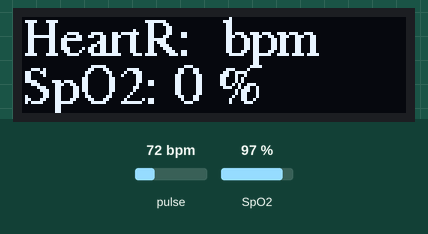
Simulated run of this sketch. Board: ESP8266 (NodeMCU). Shown: 128×32 one-colour display. The test bench sets the inputs (shaded band); at power-on: pulse 72 bpm, SpO2 97 %. WiFi joins after 1.5 s; servers stay silent unless stated; what the sketch prints to the serial monitor is not drawn.

Above: at 5.4 s.
5.5 s: pulse set to 42 bpm
At 7.4 s:
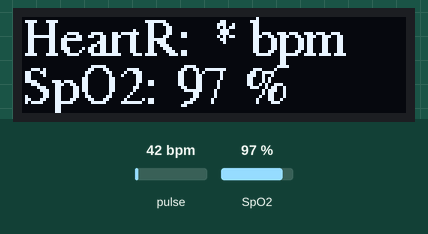
8.3 s: pulse set to 70 bpm
At 10.0 s:
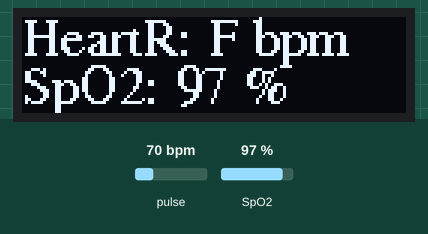
10.4 s: pulse set to 100 bpm
At 11.4 s:
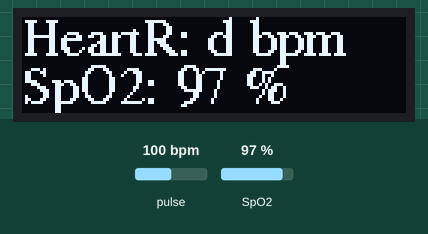
12.4 s: pulse set to 130 bpm
At 14.0 s:
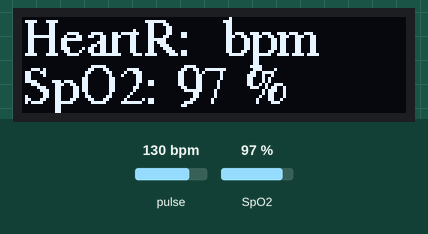
14.4 s: SpO2 set to 80 %
At 15.5 s:
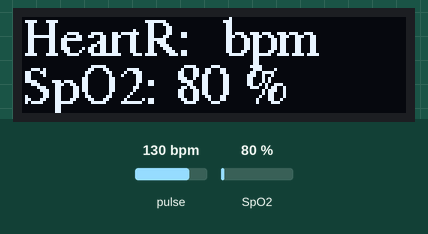
Timing chart, 0 to 17.4 s (numbered marks = the images above; inputs shaded):
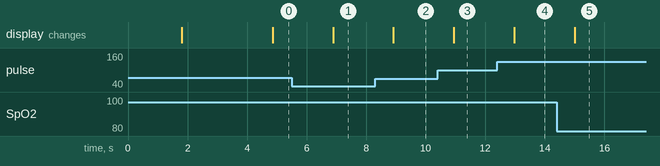

Measured:
- after the input at 5.5 s, the display: changes after 1.4 s (image 1)
- after the input at 8.3 s, the display: changes after 0.62 s (image 2)
- after the input at 10.4 s, the display: changes after 0.55 s (image 3)
- after the input at 12.4 s, the display: changes after 0.58 s (image 4)
- after the input at 14.4 s, the display: changes after 0.61 s (image 5)

The sketch:

Code_ESP8266_MAX30100_OLED_Blynk.ino
```cpp
//ĐỒ ÁN MÔN HỌC - CƠ SỞ ĐIỆN TỬ Y SINH
//NHÓM SINH VIÊN: 22200019 - Lê Phong Cảnh ; 22200041 - Nguyễn Bảo Duy ; 22200063 - Phạm Trọng Hoàng ; 22200084 - Đặng Đình Khôi

//1. THÊM CÁC THÔNG TIN KẾT NỐI TỚI BLYNK
#define BLYNK_TEMPLATE_ID "TMPL6KM8EcDDR"                   //Mã ID của template đã tạo trên Blynk
#define BLYNK_TEMPLATE_NAME "DO AN DIEN TU Y SINH"          //Tên của template: ĐỒ ÁN ĐIỆN TỬ Y SINH
#define BLYNK_AUTH_TOKEN "UkvyF0dsimZDyjJW7Gen9efkME3zxoJM" //Mã token bảo mật để kết nối đến Server Blynk
#define BLYNK_PRINT Serial                                  //Gửi các thông báo debug của Blynk ra Serial Monitor

//2. THÊM CÁC THƯ VIỆN CẦN THIẾT
#include <Wire.h>                   //Thư viện giao tiếp I2C với MAX30100 và OLED
#include <Ticker.h>                 //Thư viện tạo các hàm gọi ngắt (callbacks) theo khoảng thời gian
#include "MAX30100_PulseOximeter.h" //Thư viện hỗ trợ đo nhịp tim và SpO2 cho MAX30100
#include <Adafruit_GFX.h>           //Thư viện cấp đồ họa cơ bản (chữ, hình khối,...) cho OLED
#include <Adafruit_SSD1306.h>       //Thư viện cấp driver giao tiếp với OLED dùng chip SSD1306
#include <Fonts/FreeSerif9pt7b.h>   //Thư viện cấp phông chữ FreeSerif9pt7b cho kết quả hiển thị trên màn hình OLED
#include <BlynkSimpleEsp8266.h>     //Thư viện giao tiếp với Blynk IoT qua WiFi

//3. THÊM THÔNG TIN KẾT NỐI WIFI TỪ ESP8266
char ssid[] = "Evkey";              //Tên của Wifi sử dụng là Evkey
char pass[] = "12345678";           //Password của Wifi sử dụng là 12345678

//4. KHAI BÁO CÁC ĐỐI TƯỢNG VÀ KHAI BÁO BIẾN
PulseOximeter pox;                            //Khai báo đối tượng pox từ lớp PulseOximeter trong thư viện MAX30100_PulseOximeter.h để đo nhịp tim và SpO2
Adafruit_SSD1306 display(128, 32, &Wire, -1); //Khai báo đối tượng display để giao tiếp với màn hình OLED SSD1306 0.91 inch 128x32 pixel
                                              //Dùng I2C thông qua đối tượng Wire, không dùng chân Reset (đặt là -1)
Ticker timer;                                 //Khai báo đối tượng timer thuộc lớp Ticker trong thư viện Ticker.h để gọi hàm định kì, không cần delay
WidgetLED led(V0);                            //Khai báo đối tượng led gán với Virtual Pin V0 trên Blynk để hiển thị trạng thái kết nối
unsigned long timeS = 0;                      //Khai báo biến timeS (ms) có kiểu dữ liệu là unsigned long để lưu thời gian
void update() {                               //Hàm gọi phương thức update của đối tượng pox từ thư viện MAX30100_PulseOximeter.h, cập nhật giá trị đo từ MAX30100
  pox.update();
}

//5. HÀM VOID SETUP()
void setup() {
  Serial.begin(115200);                       //Bật cổng Serial với tốc độ baudrate 115200 để giao tiếp với máy tính
  Blynk.begin(BLYNK_AUTH_TOKEN, ssid, pass);  //Kết nối ESP8266 đến Server Blynk qua Wifi
  Wire.begin();                               //Kích hoạt giao tiếp I2C để kết nối với MAX30100 và OLED

  if (!display.begin(SSD1306_SWITCHCAPVCC, 0x3C)) {   //Kiểm tra kết nối đến OLED bằng địa chỉ I2C 0x3C
    Serial.println("Loi ket noi OLED!");              //Nếu lỗi thì in thông báo "Loi ket noi OLED!" và dừng chương trình (while(true))
    while (true);
  }
  display.clearDisplay();                     //Xoá sạch màn hình hiển thị
  display.setFont(&FreeSerif9pt7b);           //Đặt font chữ &FreeSerif9pt7b đã thêm từ thư viện ban đầu
  display.setTextSize(1);                     //Đặt kích cỡ chữ là 1
  display.setTextColor(WHITE);                //Đặt màu chữ là màu trắng
  display.display();                          //Hiển thị kết quả ra màn hình
  delay(2000);                                //Dừng chương trình 2000ms (2s) để màn hình hiển thị nội dung ban đầu

  if (!pox.begin()) {                                 //Gọi pox.begin() để khởi tạo cảm biến MAX30100
    Serial.println("Loi ket noi MAX30100!");          //Nếu lỗi thì in thông báo "Loi ket noi MAX30100!" và dừng chương trình (while(true))
    while (true);
  }
  Serial.println("Ket noi den MAX30100 thanh cong!"); //Nếu không có lỗi thì in thông báo "Ket noi den MAX30100 thanh cong!"
  pox.setIRLedCurrent(MAX30100_LED_CURR_7_6MA);      //Đặt cường độ dòng điện 7.6mA cho LED của MAX30100
  timer.attach_ms(100, update);                       //Gọi hàm update sau mỗi 100ms để cập nhật dữ liệu từ cảm biến
  timeS = millis();                                   //Lưu vào biến timeS thời điểm hiện tại tính từ lúc bắt đầu chương trình
}

//6. HÀM VOID LOOP()
void loop() {
  Blynk.run();                                //Đảm bảo kết nối đến Server Blynk
  if (millis() - timeS > 1000) {              //Kiểm tra sự chênh lệch thời gian giữa thời điểm hiện tại và lần cập nhật gần nhất
                                              //Nếu hơn 1000ms (1s) thì bắt đầu lấy và xuất dữ liệu
                                              //Sau đó cập nhật lại timeS bằng thời điểm hiện tại để bắt đầu đếm cho chu kỳ tiếp theo
    int heartRate = pox.getHeartRate();       //Lấy dữ liệu nhịp tim đo được (bpm)
    int spo2 = pox.getSpO2();                 //Lấy dữ liệu đo SpO2 đo được (%)

    //Gửi dữ liệu ra Serial Monitor theo dạng (heartRate,spo2)
    //Gửi dữ liệu qua cổng COM4 lên Python để thực hiện phân loại tình trạng sức khoẻ
    Serial.print(heartRate);
    Serial.print(",");
    Serial.println(spo2);

    //Hiển thị kết quả lên màn hình OLED
    display.fillRect(0, 0, 128, 32, BLACK);   //Xóa màn hình OLED 0.91 inch 128x32 pixel bằng 1 hình chữ nhật màu đen
    display.setCursor(0, 12);                 //Vị trí của dòng 1
    display.print("HeartR: ");                //In ra tiêu đề HeartR:
    display.print(heartRate, 0);              //In ra giá trị nhịp tim đo được
    display.println(" bpm");                  //In ra đơn vị bpm tương ứng
    display.setCursor(0, 28);                 //Vị trí của dòng 2
    display.print("SpO2: ");                  //In ra tiêu đề SpO2:
    display.print(spo2);                      //In ra giá trị SpO2 đo được
    display.println(" %");                    //In ra đơn vị % tương ứng
    display.display();                        //Cập nhật các kết quả lên màn hình OLED

    // Gửi dữ liệu lên Blynk và cập nhật trạng thái led kết nối trên Blynk
    Blynk.virtualWrite(V1, heartRate);        //Gửi giá trị nhịp tim lên Virtual Pin V1 của Blynk
    Blynk.virtualWrite(V2, spo2);             //Gửi giá trị SpO2 lên Virtual Pin V2 của Blynk
    if (Blynk.connected())
      led.on();                               //Nếu kết nối đến Blynk thành công, led đỏ bật (on)
    else
      led.off();                              //Nếu kết nối đến Blynk không thành công, led đỏ tắt (off)

    timeS = millis();                         //Cập nhật lại biến thời gian timeS để thực hiện vòng lặp tiếp theo
  }
}
```
